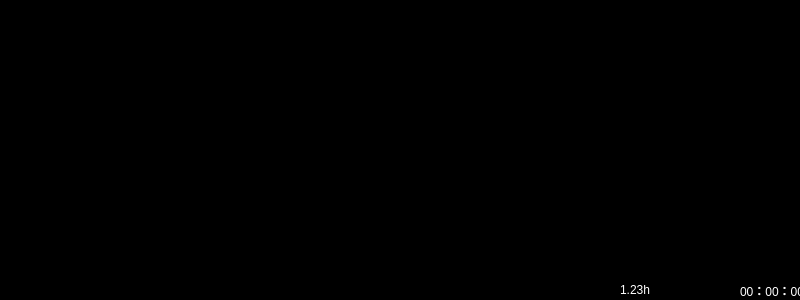
<?xml version="1.0" encoding="UTF-8"?>
<ui version="4.0">
 <class>mainframe</class>
 <widget class="QDialog" name="mainframe">
  <property name="windowModality">
   <enum>Qt::NonModal</enum>
  </property>
  <property name="geometry">
   <rect>
    <x>0</x>
    <y>0</y>
    <width>800</width>
    <height>300</height>
   </rect>
  </property>
  <property name="palette">
   <palette>
    <active>
     <colorrole role="WindowText">
      <brush brushstyle="SolidPattern">
       <color alpha="255">
        <red>255</red>
        <green>255</green>
        <blue>255</blue>
       </color>
      </brush>
     </colorrole>
     <colorrole role="Midlight">
      <brush brushstyle="SolidPattern">
       <color alpha="255">
        <red>0</red>
        <green>0</green>
        <blue>0</blue>
       </color>
      </brush>
     </colorrole>
     <colorrole role="Mid">
      <brush brushstyle="SolidPattern">
       <color alpha="255">
        <red>94</red>
        <green>100</green>
        <blue>81</blue>
       </color>
      </brush>
     </colorrole>
     <colorrole role="Text">
      <brush brushstyle="SolidPattern">
       <color alpha="255">
        <red>255</red>
        <green>255</green>
        <blue>255</blue>
       </color>
      </brush>
     </colorrole>
     <colorrole role="Base">
      <brush brushstyle="SolidPattern">
       <color alpha="255">
        <red>0</red>
        <green>0</green>
        <blue>0</blue>
       </color>
      </brush>
     </colorrole>
     <colorrole role="Window">
      <brush brushstyle="SolidPattern">
       <color alpha="255">
        <red>0</red>
        <green>0</green>
        <blue>0</blue>
       </color>
      </brush>
     </colorrole>
    </active>
    <inactive>
     <colorrole role="WindowText">
      <brush brushstyle="SolidPattern">
       <color alpha="255">
        <red>255</red>
        <green>255</green>
        <blue>255</blue>
       </color>
      </brush>
     </colorrole>
     <colorrole role="Midlight">
      <brush brushstyle="SolidPattern">
       <color alpha="255">
        <red>0</red>
        <green>0</green>
        <blue>0</blue>
       </color>
      </brush>
     </colorrole>
     <colorrole role="Mid">
      <brush brushstyle="SolidPattern">
       <color alpha="255">
        <red>94</red>
        <green>100</green>
        <blue>81</blue>
       </color>
      </brush>
     </colorrole>
     <colorrole role="Text">
      <brush brushstyle="SolidPattern">
       <color alpha="255">
        <red>255</red>
        <green>255</green>
        <blue>255</blue>
       </color>
      </brush>
     </colorrole>
     <colorrole role="Base">
      <brush brushstyle="SolidPattern">
       <color alpha="255">
        <red>0</red>
        <green>0</green>
        <blue>0</blue>
       </color>
      </brush>
     </colorrole>
     <colorrole role="Window">
      <brush brushstyle="SolidPattern">
       <color alpha="255">
        <red>0</red>
        <green>0</green>
        <blue>0</blue>
       </color>
      </brush>
     </colorrole>
    </inactive>
    <disabled>
     <colorrole role="WindowText">
      <brush brushstyle="SolidPattern">
       <color alpha="255">
        <red>118</red>
        <green>116</green>
        <blue>108</blue>
       </color>
      </brush>
     </colorrole>
     <colorrole role="Midlight">
      <brush brushstyle="SolidPattern">
       <color alpha="255">
        <red>0</red>
        <green>0</green>
        <blue>0</blue>
       </color>
      </brush>
     </colorrole>
     <colorrole role="Mid">
      <brush brushstyle="SolidPattern">
       <color alpha="255">
        <red>94</red>
        <green>100</green>
        <blue>81</blue>
       </color>
      </brush>
     </colorrole>
     <colorrole role="Text">
      <brush brushstyle="SolidPattern">
       <color alpha="255">
        <red>118</red>
        <green>116</green>
        <blue>108</blue>
       </color>
      </brush>
     </colorrole>
     <colorrole role="Base">
      <brush brushstyle="SolidPattern">
       <color alpha="255">
        <red>0</red>
        <green>0</green>
        <blue>0</blue>
       </color>
      </brush>
     </colorrole>
     <colorrole role="Window">
      <brush brushstyle="SolidPattern">
       <color alpha="255">
        <red>0</red>
        <green>0</green>
        <blue>0</blue>
       </color>
      </brush>
     </colorrole>
    </disabled>
   </palette>
  </property>
  <property name="windowTitle">
   <string>mainframe</string>
  </property>
  <property name="sizeGripEnabled">
   <bool>false</bool>
  </property>
  <property name="modal">
   <bool>true</bool>
  </property>
  <widget class="SerialPort" name="serialport">
   <property name="geometry">
    <rect>
     <x>560</x>
     <y>10</y>
     <width>32</width>
     <height>32</height>
    </rect>
   </property>
   <property name="maximumSize">
    <size>
     <width>32</width>
     <height>32</height>
    </size>
   </property>
   <property name="inputMethodHints">
    <set>Qt::ImhNone</set>
   </property>
   <property name="port">
    <UInt>0</UInt>
   </property>
   <property name="baudrate">
    <enum>SerialPort::BAUD19200</enum>
   </property>
   <property name="paritytype" stdset="0">
    <enum>SerialPort::NONE</enum>
   </property>
   <property name="timeout">
    <UInt>10</UInt>
   </property>
   <property name="AutoOpen">
    <bool>false</bool>
   </property>
  </widget>
  <widget class="QLabel" name="label">
   <property name="geometry">
    <rect>
     <x>620</x>
     <y>279</y>
     <width>51</width>
     <height>21</height>
    </rect>
   </property>
   <property name="palette">
    <palette>
     <active>
      <colorrole role="WindowText">
       <brush brushstyle="SolidPattern">
        <color alpha="255">
         <red>255</red>
         <green>255</green>
         <blue>255</blue>
        </color>
       </brush>
      </colorrole>
     </active>
     <inactive>
      <colorrole role="WindowText">
       <brush brushstyle="SolidPattern">
        <color alpha="255">
         <red>255</red>
         <green>255</green>
         <blue>255</blue>
        </color>
       </brush>
      </colorrole>
     </inactive>
     <disabled>
      <colorrole role="WindowText">
       <brush brushstyle="SolidPattern">
        <color alpha="255">
         <red>118</red>
         <green>116</green>
         <blue>108</blue>
        </color>
       </brush>
      </colorrole>
     </disabled>
    </palette>
   </property>
   <property name="text">
    <string>1.23h</string>
   </property>
  </widget>
  <widget class="QLabel" name="label_4">
   <property name="geometry">
    <rect>
     <x>740</x>
     <y>280</y>
     <width>61</width>
     <height>21</height>
    </rect>
   </property>
   <property name="text">
    <string>00：00：00</string>
   </property>
  </widget>
  <widget class="AVideo" name="avideo">
   <property name="geometry">
    <rect>
     <x>690</x>
     <y>50</y>
     <width>80</width>
     <height>80</height>
    </rect>
   </property>
   <property name="autostart">
    <bool>true</bool>
   </property>
  </widget>
 </widget>
 <customwidgets>
  <customwidget>
   <class>AVideo</class>
   <extends>QWidget</extends>
   <header>Qtcustom/avideo.h</header>
  </customwidget>
  <customwidget>
   <class>SerialPort</class>
   <extends>QWidget</extends>
   <header>Qtcustom/serialport.h</header>
  </customwidget>
 </customwidgets>
 <resources/>
 <connections/>
</ui>
